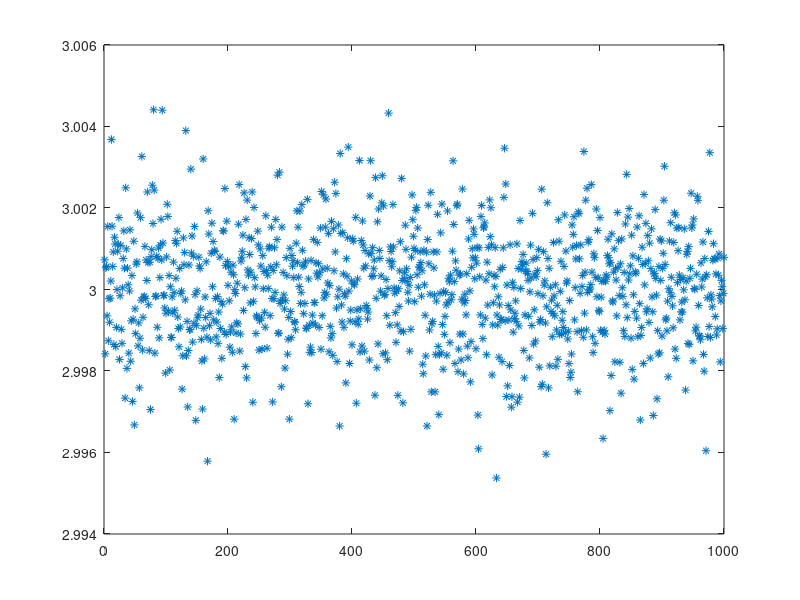

MATLAB code for this plot: (Note: this script raises an error after producing the figure.)
%% Optimal Estimation - Homework 2 - Tanner Koza

clear
clc
close all

%% Problem 3 - Part A & B

% Time Initialization
dt = 0.1;
t_end = 30;
t = 0:dt:t_end;
numSamps = length(t);

% Monte Carlo Initialization
numSims = 1000;

% Noise & Frequency Initialization
sigma = 0.3; % deg/s
var = sigma^2;
freq = 2;
omega = freq * (2 * pi) ; % rads/s

% Arbitrary Coefficient Initialization
a = 3;
b = 10;

% Least Squares Initialization
estSamps = 10; % # of samples used in estimate
R = var * eye(estSamps);

% Preallocation
r = zeros(numSamps,1); 
g = zeros(numSamps,1);
est = zeros(numSims,2);


for i = 1:numSims

    n = sigma * randn(numSamps,1);

    for k = 1:numSamps
       
        r(k) = 100 * sin(omega * t(k));
    
        g(k) = a * r(k) + b + n(k); % degs/s
    
    end

H = [r(1:estSamps) ones(estSamps,1)];
est(i,:) = (H' * H)^-1 * H' * g(1:estSamps);

P = (H' * R^-1 * H)^-1 ;
end

mean_est = mean(est);
std_est = std(est); % Monte Carlo Standard Deviation

std_a = sqrt(P(1,1)); % Theoretical Standard Deviation
std_b = sqrt(P(2,2));

figure
plot(1:numSims, est(:,1), '*')
hold on
yline(mean_est(1),'k','LineWidth',3)
yline(mean_est(1) + std_est(1),'r','LineWidth',3)
yline(mean_est(1) - std_est(1),'r','LineWidth',3)
title('Monte Carlo a Estimate (10 Samples)')
xlabel('Simulation #')
ylabel('Coefficient Estimate')

figure
plot(1:numSims, est(:,2), '*')
hold on
yline(mean_est(2),'k','LineWidth',3)
yline(mean_est(2) + std_est(2),'r','LineWidth',3)
yline(mean_est(2) - std_est(2),'r','LineWidth',3)
title('Monte Carlo b Estimate (10 Samples)')
xlabel('Simulation #')
ylabel('Coefficient Estimate')

clearvars

%% Problem 3 - Part C

% Time Initialization
dt = 0.1;
t_end = 300;
t = 0:dt:t_end;
numSamps = length(t);

% Monte Carlo Initialization
numSims = 1000;

% Noise & Frequency Initialization
sigma = 0.3; % deg/s
var = sigma^2;
freq = 2;
omega = freq * (2 * pi) ; % rads/s

% Arbitrary Coefficient Initialization
a = 3;
b = 10;

% Least Squares Initialization
estSamps = 1000; % # of samples used in estimate
R = var * eye(estSamps);

% Preallocation
r = zeros(numSamps,1); 
g = zeros(numSamps,1);
est = zeros(numSims,2);


for i = 1:numSims

    n = sigma * randn(numSamps,1);

    for k = 1:numSamps
       
        r(k) = 100 * sin(omega * t(k));
    
        g(k) = a * r(k) + b + n(k); % degs/s
    
    end

H = [r(1:estSamps) ones(estSamps,1)];
est(i,:) = (H' * H)^-1 * H' * g(1:estSamps);

P = (H' * R^-1 * H)^-1 ;
end

mean_est = mean(est);
std_est = std(est); % Monte Carlo Standard Deviation

std_a = sqrt(P(1,1)); % Theoretical Standard Deviation
std_b = sqrt(P(2,2));

figure
plot(1:numSims, est(:,1), '*')
hold on
yline(mean_est(1),'k','LineWidth',3)
yline(mean_est(1) + std_est(1),'r','LineWidth',3)
yline(mean_est(1) - std_est(1),'r','LineWidth',3)
title('Monte Carlo a Estimate (1000 Samples)')
xlabel('Simulation #')
ylabel('Coefficient Estimate')

figure
plot(1:numSims, est(:,2), '*')
hold on
yline(mean_est(2),'k','LineWidth',3)
yline(mean_est(2) + std_est(2),'r','LineWidth',3)
yline(mean_est(2) - std_est(2),'r','LineWidth',3)
title('Monte Carlo b Estimate (1000 Samples)')
xlabel('Simulation #')
ylabel('Coefficient Estimate')

clearvars

%% Problem 3 - Part D

% Time Initialization
dt = 0.1;
t_end = 30;
t = 0:dt:t_end;
numSamps = length(t);

% Monte Carlo Initialization
numSims = 1000;

% Noise & Frequency Initialization
sigma = 0.3; % deg/s
omega = 450; % degs/s

% Arbitrary Coefficient Initialization
a = 3;
b = 10;

% Least Squares Initialization
estSamps = 10; % # of samples used in estimate

% Preallocation
r = zeros(numSamps,1); 
g = zeros(numSamps,1);
est = zeros(numSims,2);


for i = 1:numSims


    for k = 1:numSamps
       
        r(k) = 100 * sind(omega * t(k));
    
        g(k) = a * r(k) + b + n(k);

        est = est + P * ( eye(2) + H' * P )^1 * (g(k) - H' * est);

        P = P - P * H * ( eye(2) + H' * P * H); %TODO: MODIFY FOR RLS ALGORITHIM

        
    
    end

end

mean_est = mean(est);
std_est = std(est);
